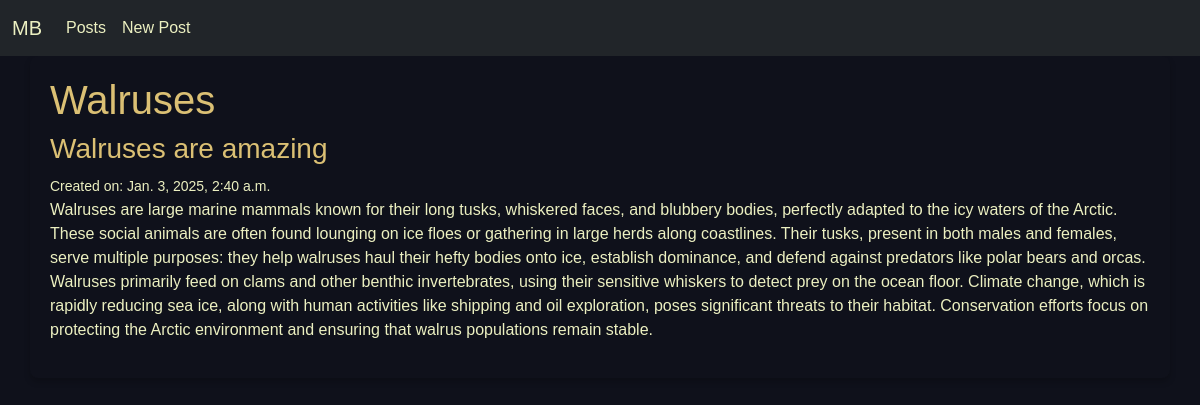
/posts/3/, run on the app's committed database.
### posts/models.py (models this page shows, shortened)
class Post(models.Model):                                       # inheritance
    title = models.CharField(max_length=128)                    # composition
    subtitle = models.CharField(max_length=256)                 # composition
    body = models.TextField()                                   # composition
    created_on = models.DateTimeField(auto_now_add=True)        # composition

### posts/views.py (the view)
# urls.py: path("<int:pk>/", views.PostDetailView.as_view(), name="detail"),
class PostDetailView(DetailView):
    template_name = "posts/detail.html"
    model = Post

### templates/posts/detail.html (shortened to what this page needs)
{% extends 'base.html' %}
{% block content %}
<h1>{{ post.title }}</h1>
<h3>{{ post.subtitle }}</h3>
<small>Created on: {{ post.created_on }}</small>
<p>{{ post.body }}</p>
{% endblock content %}

### static/css/base.css (style rules this page uses)
:root { --spaceduck-background: #0f111b; --spaceduck-foreground: #ecf0c1; --spaceduck-cyan: #5fb3b3; --spaceduck-green: #a7c080; --spaceduck-yellow: #dbc074; --spaceduck-orange: #e39b7b; --spaceduck-pink: #d699b6; --spaceduck-purple: #7fbbb3; --spaceduck-red: #e68183; }
body { background-color: var(--spaceduck-background); color: var(--spaceduck-foreground); font-family: 'Arial', sans-serif; }
h1, h2, h3, h4, h5, h6 { color: var(--spaceduck-yellow); }

### data on the page
Post: title "Walruses", subtitle "Walruses are amazing", created_on "Jan. 3, 2025, 2:40 a.m.", body "Walruses are large marine mammals known for their long tusks, whiskered faces, and blubbery bodies, perfectly adapted to the icy waters of the Arctic. These social animals are often found lounging on ice floes or gathering in large herds along coastlines. Their tusks, present in both males and females, serve multiple purposes: they help walruses haul their hefty bodies onto ice, establish dominance, and defend against predators like polar bears and orcas. Walruses primarily feed on clams and other benthic invertebrates, using their sensitive whiskers to detect prey on the ocean floor. Climate change, which is rapidly reducing sea ice, along with human activities like shipping and oil…"
